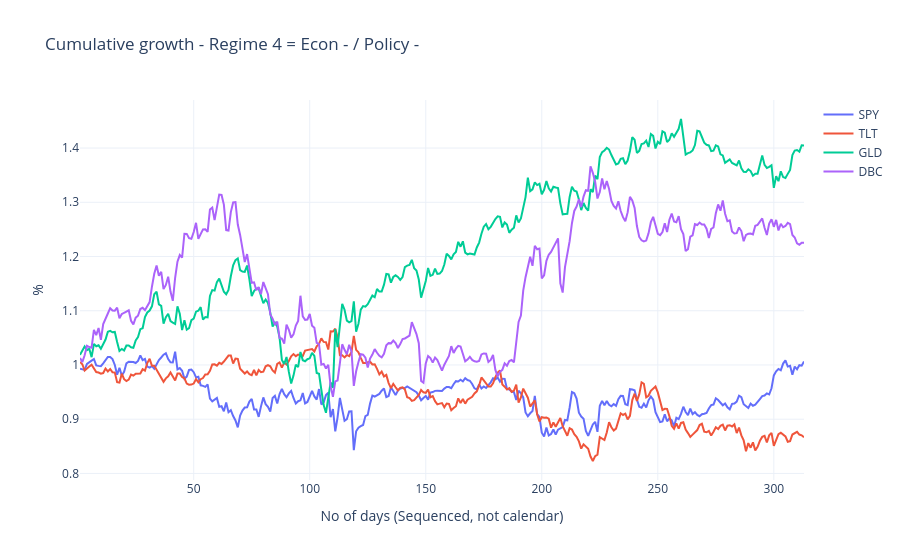

Notebook source saved alongside this figure:
### Markdown cell above
### Regime 4 - Econ - / Policy -

### Code cell
fig4 = plot_regime_compounded(regime4["returns"], txtregime4)
fig4.show()

regime_metrics(regime4["returns"])

### Figure 1 — Plotly figure (JSON) as saved in the notebook; plotly's stock layout.template omitted (floating-point values rounded to 4 significant figures; data arrays with more than 128 entries replaced by an {"elided": "..."} marker saying what was removed)
{"data": [{"mode": "lines", "name": "SPY", "type": "scatter", "x": {"elided": "313 int values"}, "y": {"elided": "313 float values"}}, {"mode": "lines", "name": "TLT", "type": "scatter", "x": {"elided": "313 int values"}, "y": {"elided": "313 float values"}}, {"mode": "lines", "name": "GLD", "type": "scatter", "x": {"elided": "313 int values"}, "y": {"elided": "313 float values"}}, {"mode": "lines", "name": "DBC", "type": "scatter", "x": {"elided": "313 int values"}, "y": {"elided": "313 float values"}}], "layout": {"title": {"text": "Cumulative growth - Regime 4 = Econ - / Policy -"}, "xaxis": {"title": {"text": "No of days (Sequenced, not calendar)"}}, "yaxis": {"title": {"text": "%"}}}}
